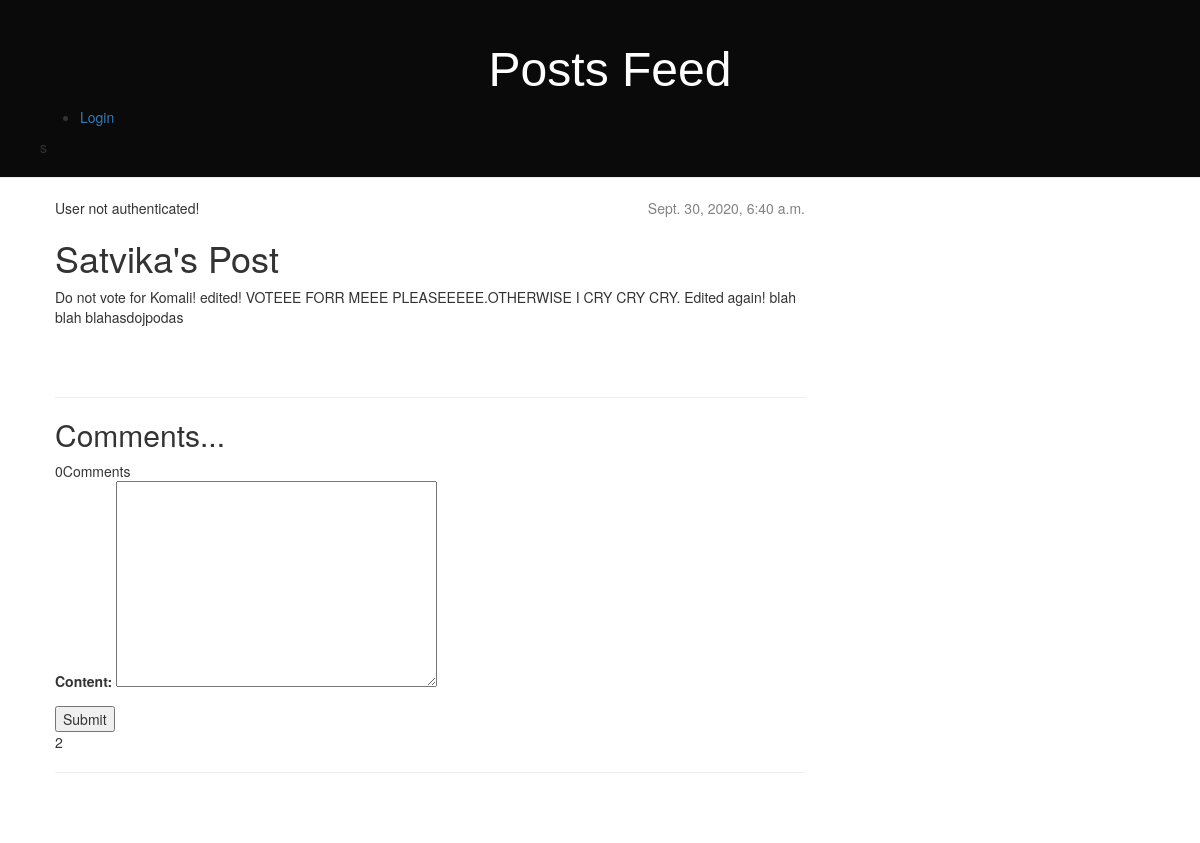
Page /post/2/ on the earlier database version.
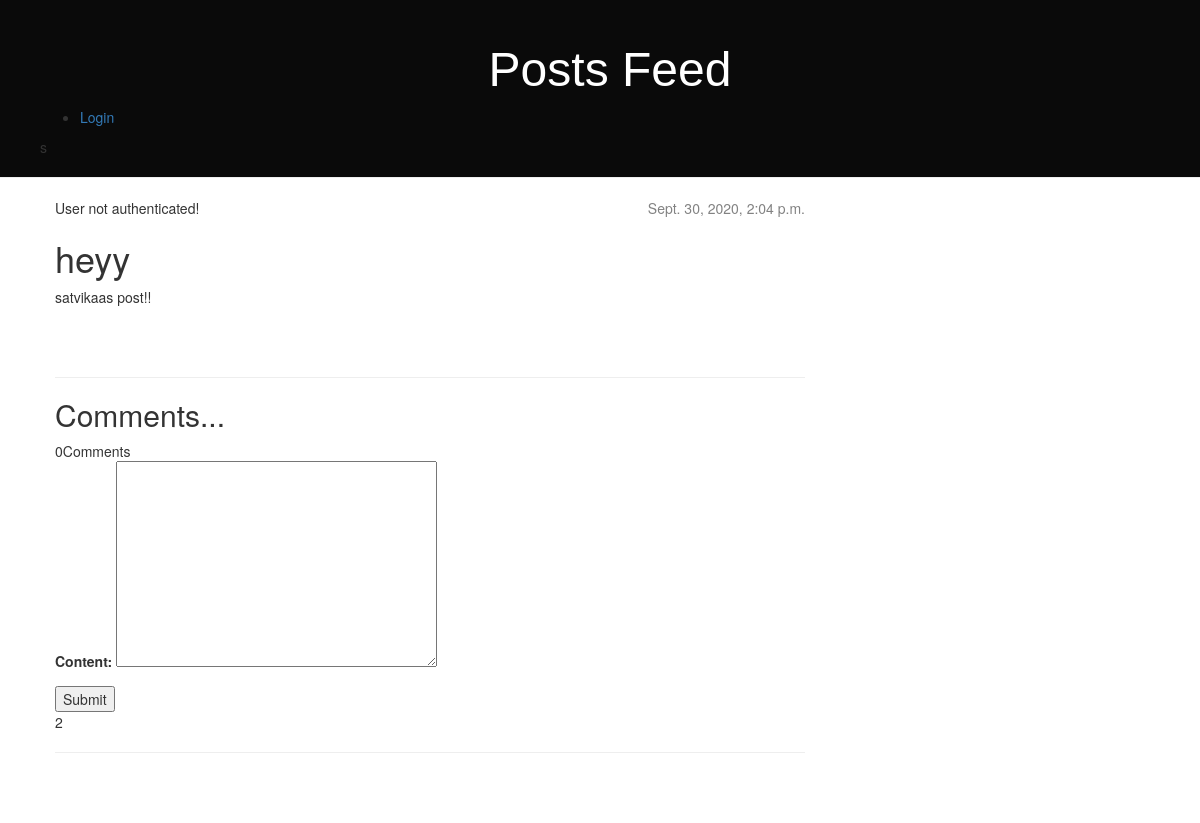
Same page on the later database version.
### blog/models.py (models this page shows, shortened)
class Post(models.Model):
    author = models.ForeignKey(Account,on_delete=models.CASCADE)
    title = models.CharField(max_length=200)
    text = models.TextField()
    created_date = models.DateTimeField(default=timezone.now)
    published_date = models.DateTimeField(blank=True, null=True)
    liked = models.ManyToManyField(Account, default=None, blank=True, related_name='liked')

### blog/views.py (the view)
# urls.py: url(r'^post/(?P<pk>[0-9]+)/$', views.post_detail, name='post_detail'),
def post_detail(request, pk):
    post = get_object_or_404(Post, pk=pk)
    comments = Comment.objects.filter(post=post)
    if request.method == 'POST':
        comment_form = CommentForm(request.POST)
        if comment_form.is_valid():
            comment_form.save(commit=False)
            comment_form.user = request.user
            content = request.POST.get('content')
            Comment.objects.create(post=post, user=request.user, content=content)
            comment_form.save()
            return HttpResponseRedirect(post.get_absolute_url())
    else:
        comment_form = CommentForm()
    return render(request, 'blog/post_detail.html', {'post': post,'comments':comments, 'comment_form':comment_form})

### blog/forms.py
class CommentForm(forms.ModelForm):
    class Meta:
        model = Comment
        fields = ('content',)

### templates/blog/post_detail.html (shortened to what this page needs)
{% extends 'blog/base.html' %}
{% block content %}
    <div class="post">
        {% if post.published_date %}
            <div class="date">
                {{ post.published_date }}
            </div>
        {% endif %}
        {% if user.is_authenticated %}
            {% if user.username == post.author.username %}
                both same
                <a class="btn btn-default" href="{% url 'blog:post_edit' pk=post.pk %}"><span class="glyphicon glyphicon-pencil"></span></a>
                <a class="btn btn-default" href="{% url 'blog:post_delete' pk=post.pk %}"><span class="glyphicon glyphicon-trash"></span></a>
            {% else %}
                both are not same
            {% endif %}
        {% else %}
            User not authenticated!
        {% endif %}
        <h1>{{ post.title }}</h1>
        <p>{{ post.text|linebreaks }}</p>
        <br><br>
        <hr>
        <h2>Comments...</h2>
        {{ comments.count }}Comment{{ comments|pluralize }}
        <br>
        <form method="POST">
            {{ comment_form.as_p }}
            <input type="submit" value="Submit">
        </form>
        {{post.id}}
        <hr>
	</div>
{% endblock %}

Differences in the rows shown:
changed Post id 2: published_date "Sept. 30, 2020, 6:40 a.m." → "Sept. 30, 2020, 2:04 p.m."; title "Satvika's Post" → "heyy"; text "Do not vote for Komali! edited! VOTEEE FORR MEEE PLEASEEEEE.OTHERWISE I CRY CRY CRY. Edited again! blah blah blahasdojpodas" → "satvikaas post!!"
